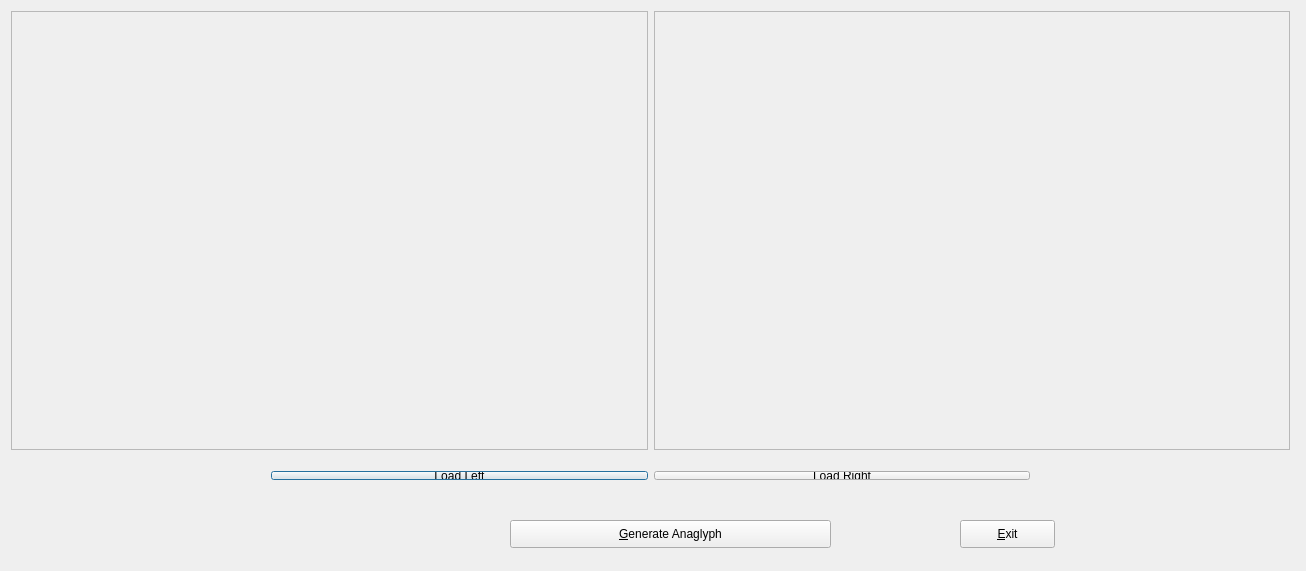
<?xml version="1.0" encoding="UTF-8"?>
<ui version="4.0">
 <class>Anaglyph</class>
 <widget class="QDialog" name="Anaglyph">
  <property name="geometry">
   <rect>
    <x>0</x>
    <y>0</y>
    <width>1306</width>
    <height>571</height>
   </rect>
  </property>
  <property name="windowTitle">
   <string>Anaglyph</string>
  </property>
  <widget class="QWidget" name="horizontalLayoutWidget">
   <property name="geometry">
    <rect>
     <x>0</x>
     <y>0</y>
     <width>1301</width>
     <height>461</height>
    </rect>
   </property>
   <layout class="QHBoxLayout" name="horizontalLayout">
    <item>
     <widget class="QScrollArea" name="scrollArea">
      <property name="widgetResizable">
       <bool>true</bool>
      </property>
      <widget class="QWidget" name="scrollAreaWidgetContents">
       <property name="geometry">
        <rect>
         <x>0</x>
         <y>0</y>
         <width>645</width>
         <height>457</height>
        </rect>
       </property>
       <widget class="QLabel" name="label_left">
        <property name="geometry">
         <rect>
          <x>0</x>
          <y>0</y>
          <width>641</width>
          <height>451</height>
         </rect>
        </property>
        <property name="text">
         <string/>
        </property>
       </widget>
      </widget>
     </widget>
    </item>
    <item>
     <widget class="QScrollArea" name="scrollArea_2">
      <property name="widgetResizable">
       <bool>true</bool>
      </property>
      <widget class="QWidget" name="scrollAreaWidgetContents_2">
       <property name="geometry">
        <rect>
         <x>0</x>
         <y>0</y>
         <width>644</width>
         <height>457</height>
        </rect>
       </property>
       <widget class="QLabel" name="label_right">
        <property name="geometry">
         <rect>
          <x>0</x>
          <y>0</y>
          <width>641</width>
          <height>451</height>
         </rect>
        </property>
        <property name="text">
         <string/>
        </property>
       </widget>
      </widget>
     </widget>
    </item>
   </layout>
  </widget>
  <widget class="QWidget" name="horizontalLayoutWidget_2">
   <property name="geometry">
    <rect>
     <x>260</x>
     <y>460</y>
     <width>781</width>
     <height>31</height>
    </rect>
   </property>
   <layout class="QHBoxLayout" name="horizontalLayout_2">
    <item>
     <widget class="QPushButton" name="ButtonLeft">
      <property name="text">
       <string>Load &amp;Left</string>
      </property>
     </widget>
    </item>
    <item>
     <widget class="QPushButton" name="ButtonRight">
      <property name="text">
       <string>Load &amp;Right</string>
      </property>
     </widget>
    </item>
   </layout>
  </widget>
  <widget class="QPushButton" name="ButtonGenerate">
   <property name="geometry">
    <rect>
     <x>510</x>
     <y>520</y>
     <width>321</width>
     <height>28</height>
    </rect>
   </property>
   <property name="text">
    <string>&amp;Generate Anaglyph</string>
   </property>
  </widget>
  <widget class="QPushButton" name="ButtonExit">
   <property name="geometry">
    <rect>
     <x>960</x>
     <y>520</y>
     <width>95</width>
     <height>28</height>
    </rect>
   </property>
   <property name="text">
    <string>&amp;Exit</string>
   </property>
  </widget>
 </widget>
 <layoutdefault spacing="6" margin="11"/>
 <resources/>
 <connections>
  <connection>
   <sender>ButtonExit</sender>
   <signal>clicked()</signal>
   <receiver>Anaglyph</receiver>
   <slot>reject()</slot>
   <hints>
    <hint type="sourcelabel">
     <x>777</x>
     <y>533</y>
    </hint>
    <hint type="destinationlabel">
     <x>431</x>
     <y>285</y>
    </hint>
   </hints>
  </connection>
 </connections>
</ui>
